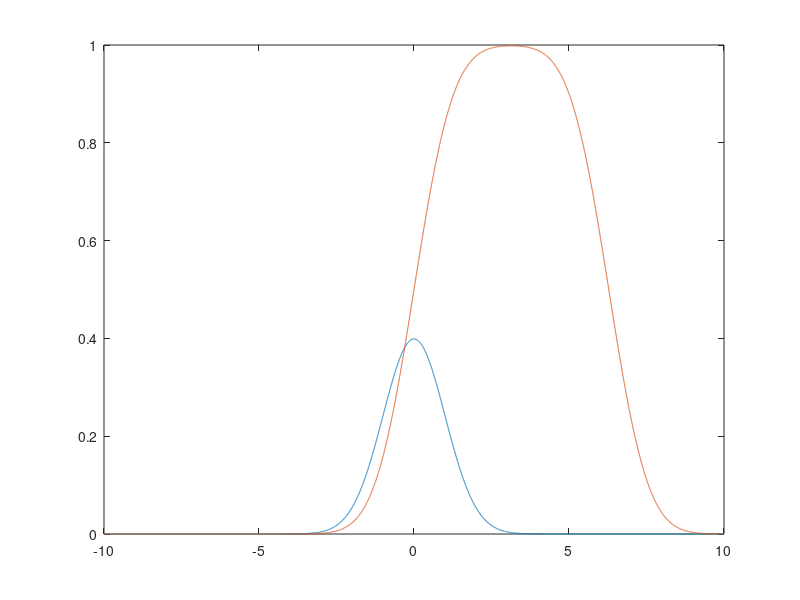

The MATLAB source for this figure:
clear; 

% N = 10000; 
% Ns = 1000;
% 
% for i = 1:N
%     y(i, :) = rand(1, Ns);
% end
% 
% ysum = sum(y, 1);
% 
% histogram(ysum);


%% 

Mu = 0;
Sigma = 1;

X = linspace(-10, 10, 10000);

Y = 1/sqrt(2*pi*Sigma.^2) * exp(-(X - Mu).^2./(2*Sigma.^2));

Z = 1/(2) .* (erf((2*pi-X+Mu)./(sqrt(2))) - erf((-X+Mu)./(sqrt(2))));

figure; plot(X, Y); hold on; plot(X, Z);
